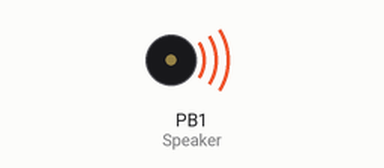
This sketch was run on a simulated ATtiny85, built with avr-gcc and run on an emulated ATtiny85. Shown: buzzer (waves = sounding).

Above: at 0.15 s.
Timing chart, 0 to 6.7 s (numbered marks = the images above):
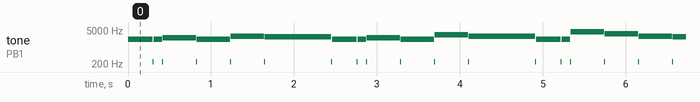

The sketch:

attiny_birthday.ino
```cpp
/* TinyTone for ATtiny85 */

// Notes
const int Note_C = 239;
const int Note_CS = 225;
const int Note_D = 213;
const int Note_DS = 201;
const int Note_E = 190;
const int Note_F = 179;
const int Note_FS = 169;
const int Note_G = 159;
const int Note_GS = 150;
const int Note_A = 142;
const int Note_AS = 134;
const int Note_B = 127;
const int Note_C2 = 119;
const int Note_S = 255;

int Speaker = 1;

void setup()
{
pinMode(Speaker, OUTPUT);
}

void loop()
{
playTune();
delay(100);
}

void TinyTone(unsigned char divisor, unsigned char octave, unsigned long duration)
{
TCCR1 = 0x90 | (8-octave); // for 1MHz clock
//TCCR1 = 0x90 | (11-octave); // for 8MHz clock
OCR1C = divisor-1; // set the OCR
delay(duration);
TCCR1 = 0x90; // stop the counter
}

// Play La Cucaracha
void playTune(void)
{
TinyTone(Note_C, 4, 300);
TinyTone(Note_S, 1, 10);
TinyTone(Note_C, 4, 100);
TinyTone(Note_S, 1, 10);
TinyTone(Note_D, 4, 400);
TinyTone(Note_S, 1, 10);
TinyTone(Note_C, 4, 400);
TinyTone(Note_S, 1, 10);
TinyTone(Note_F, 4, 400);
TinyTone(Note_S, 1, 10);
TinyTone(Note_E, 4, 800);
TinyTone(Note_S, 1, 10);

TinyTone(Note_C, 4, 300);
TinyTone(Note_S, 1, 10);
TinyTone(Note_C, 4, 100);
TinyTone(Note_S, 1, 10);
TinyTone(Note_D, 4, 400);
TinyTone(Note_S, 1, 10);
TinyTone(Note_C, 4, 400);
TinyTone(Note_S, 1, 10);
TinyTone(Note_G, 4, 400);
TinyTone(Note_S, 1, 10);
TinyTone(Note_F, 4, 800);
TinyTone(Note_S, 1, 10);

TinyTone(Note_C, 4, 300);
TinyTone(Note_S, 1, 10);
TinyTone(Note_C, 4, 100);
TinyTone(Note_S, 1, 10);
TinyTone(Note_C2, 4, 400);
TinyTone(Note_S, 1, 10);
TinyTone(Note_A, 4, 400);
TinyTone(Note_S, 1, 10);
TinyTone(Note_F, 4, 400);
TinyTone(Note_S, 1, 10);
TinyTone(Note_E, 4, 400);
TinyTone(Note_S, 1, 10);
TinyTone(Note_D, 4, 800);
TinyTone(Note_S, 1, 10);

TinyTone(Note_AS, 4, 300);
TinyTone(Note_S, 1, 10);
TinyTone(Note_AS, 4, 100);
TinyTone(Note_S, 1, 10);
TinyTone(Note_A, 4, 400);
TinyTone(Note_S, 1, 10);
TinyTone(Note_F, 4, 400);
TinyTone(Note_S, 1, 10);
TinyTone(Note_G, 4, 400);
TinyTone(Note_S, 1, 10);
TinyTone(Note_F, 4, 800);
TinyTone(Note_S, 1, 10);

}
```

Measured:
- by itself, tone on PB1 (Speaker): plays 2092 Hz for 0.30 s, 245 Hz for 0.01 s, 2092 Hz for 0.10 s, 245 Hz for 0.01 s, 2347 Hz for 0.40 s, 245 Hz for 0.01 s … (631 notes in this stretch)
